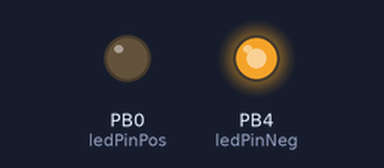
This sketch was run on a simulated ATtiny85, built with avr-gcc and run on an emulated ATtiny85. On the bench: output pins drawn as LEDs (lit = HIGH).

Above: at 3.77 s.
At 23.99 s:
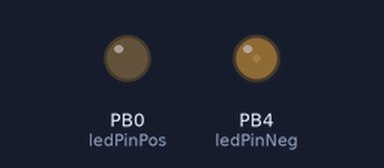
At 39.77 s:
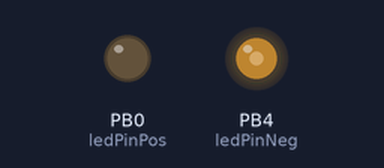
Timing chart, 0 to 40.0 s (numbered marks = the images above):
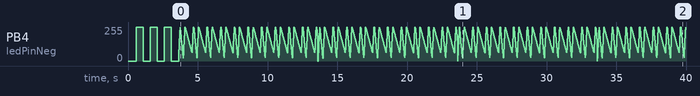

The sketch:

ICanSMDv2.ino
```cpp
/*
Heartbeat code based on Emily Lovell's LilyTiny:
http://dlnmh9ip6v2uc.cloudfront.net/datasheets/E-Textiles/Lilypad/LilyTiny.ino
https://users.soe.ucsc.edu/~emme/

Arduino pinout development based on FunShield:
https://www.tindie.com/products/MakersBox/funshield-arduino-shield-kit/

Not all Attiny cores support the tone() function. Try this one
https://github.com/SpenceKonde/ATTinyCore

ATMEL ATTINY45/85 Pin Assignments
                   +-\/-+
  Ain0 (D 5) PB5  1|    |8  Vcc
  Ain3 (D 3) PB3  2|    |7  PB2 (D 2) Ain1
  Ain2 (D 4) PB4  3|    |6  PB1 (D 1) pwm1
             GND  4|    |5  PB0 (D 0) pwm0

cd C:\Users\Maker's Box\Documents\arduino-1.6.4\hardware\tools\avr\bin
avrdude -C ..\etc\avrdude.conf -P COM12 -b 19200 -c avrisp -p attiny25 -v -e -U lfuse:w:0xE2:m -U hfuse:w:0xD7:m -U efuse:w:0xFf:m  -U flash:w:ICanSMDv25.hex


*/


int ledPinNeg = 4;  // assume negative lead
int ledPinPos = 0;  // assume positive lead

int on_time = 10;  // in seconds


void setup(){

  // test: with a weak pullup, the pin will read HIGH if LED in backward (no path for current)
  pinMode(ledPinNeg, INPUT);
  pinMode(ledPinPos, OUTPUT);

  // Blink D3 three times to show prommaming sucess
  pinMode(3, OUTPUT);
  for(int x=0; x< 3; x++){
    digitalWrite(3, HIGH);
    delay(100);
    digitalWrite(3, LOW);
    delay(100);
  }
  pinMode(3, INPUT);


  digitalWrite(ledPinNeg, HIGH); // turn on pull up
  digitalWrite(ledPinPos, LOW);  // sink current
  int testVal = analogRead(2);  // reads < 400 if orientation is correct
  pinMode(ledPinNeg, OUTPUT);
  digitalWrite(ledPinNeg, LOW);

  digitalWrite(ledPinPos, LOW);
  pinMode(ledPinPos, OUTPUT);
  if (testVal > 800){//
    // Serial.println("LED APPEARS CORRECT");

  }
  else {
    // Serial.println("LED IS BACKWARDS OR MISSING");
    int temp = ledPinPos;
    ledPinPos = ledPinNeg;
    ledPinNeg = temp;
    //blinks(testVal);
    //delay(1000);

    for(int x=0; x<3; x++){ //blink our indiscretion
      digitalWrite(ledPinPos, HIGH);
      delay(500);
      digitalWrite(ledPinPos, LOW);
      delay(500);
    }
  }
}


void loop(){
  heartBeat(on_time);
}


boolean heartBeat(int on_time){
  // based on http://dlnmh9ip6v2uc.cloudfront.net/datasheets/E-Textiles/Lilypad/LilyTiny.ino

  // Variables and constants for fading pin. Needs to be a hardware PWM pin; on
  byte heartStage = 0;
  int heartBrightness = 0;
  byte heartCounter = 0;
  long off_time = millis() + on_time * 1000;

  while(millis() < off_time){
    delayMicroseconds(9999);
    // calculate brightness for heartbeat pin (by cycling
    // through phases of pulse pattern)
    heartCounter++;
    if (heartCounter > 144) {
      heartStage = (heartStage + 1) % 4;
      heartCounter = 0;
    }
    else {
      switch(heartStage) {
        case 0:
          analogWrite(ledPinPos, heartBrightness);
          heartCounter += 144/12.0;
          heartBrightness += 255/12.0;
          if (heartBrightness > 255)
            heartBrightness = 255;
          break;
        case 1:
          analogWrite(ledPinPos, heartBrightness);
          heartCounter += 144/24.0;
          heartBrightness -= 255/24.0;
          if (heartBrightness < 0)
            heartBrightness = 0;
          break;
        case 2:
          analogWrite(ledPinPos, heartBrightness);
          heartCounter += 144/12.0;
          heartBrightness += 255/12.0;
          if (heartBrightness > 255)
            heartBrightness = 255;
          break;
        case 3:
          analogWrite(ledPinPos, heartBrightness);
          heartCounter += 144/72.0;
          heartBrightness -= 255/72.0;
          if (heartBrightness < 0)
            heartBrightness = 0;
          break;
      }//switch
    }//else

  }

  return(true);
}

/*

void blinks(int val){
  int msd = 1000;
  bool fsd = false;
  if (val == 0){
    blink(50);
  }
  else{
    while(msd > 0){
      int digit = val / msd;
      if (digit > 0){
        fsd = true;
      }
      if (digit == 0 && fsd){
        blink(50);
      }
      for(int x=0; x < digit; x++){
        blink(500);
      }
      delay(1000);
      val = val - msd * digit;
      msd = msd / 10;
    }
  }
}


void blink(int val){
  digitalWrite(ledPinPos, HIGH);
  delay(val);
  digitalWrite(ledPinPos, LOW);
  delay(val);
}

*/
```

Measured:
- by itself, PB4 (ledPinNeg): 255/255 → 0/255 at 1.1 s, → 255/255 0.50 s later, → 0/255 0.50 s later, → 255/255 0.50 s later, … (3360 changes in this stretch)
